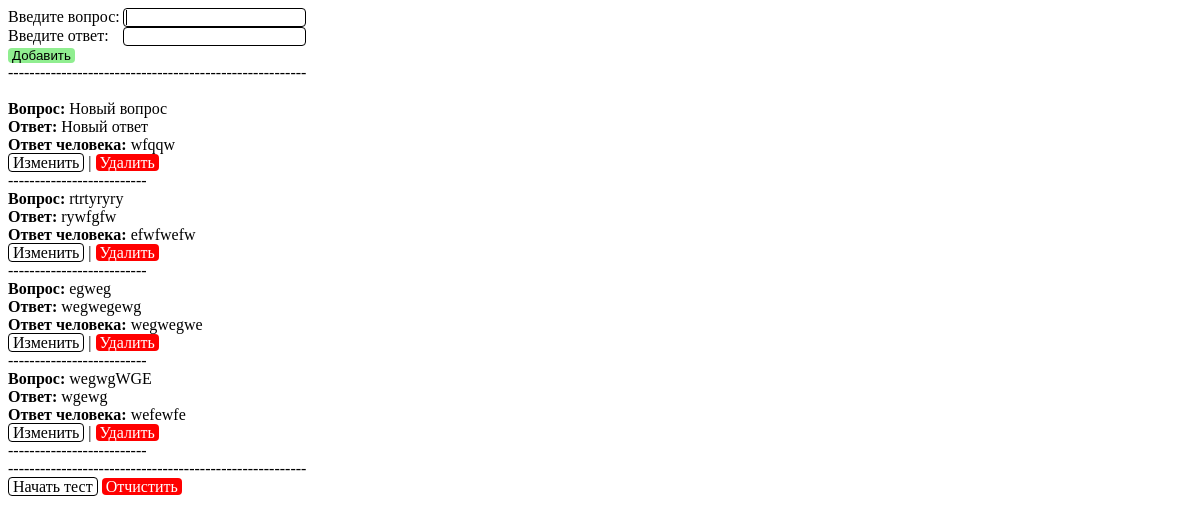
Page /match/ on the earlier database version.
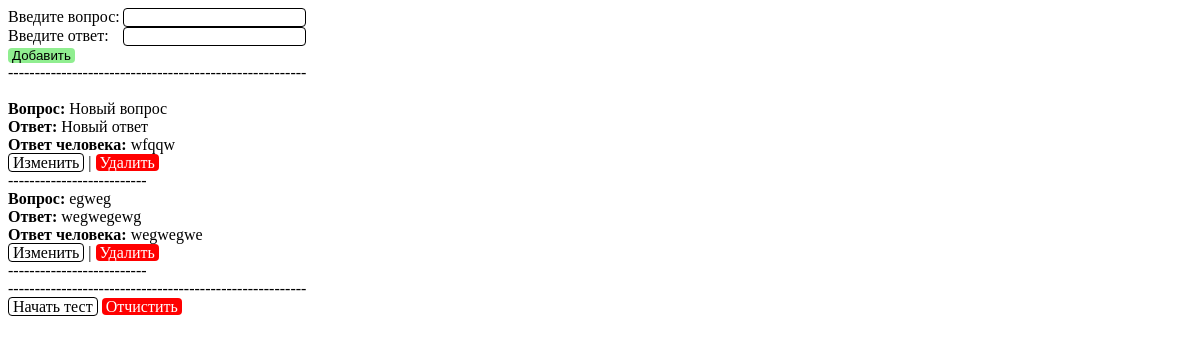
Same page on the later database version.
### qaa/models.py (models this page shows, shortened)
class Question(models.Model):
    question_text = models.CharField(max_length=50)
    question_answer = models.CharField(max_length=50)
    human_answer = models.CharField(max_length=50, default='', blank=True)

### qaa/views.py (the view)
# urls.py: path('', views.IndexView.as_view(), name='index'),
class IndexView(generic.ListView):
    model = Question
    template_name = 'qaa/index.html'
    context_object_name = 'list_of_questions'

### qaa/templates/qaa/index.html (shortened to what this page needs)
{% load static %}
<!DOCTYPE html>
<html>
<head>
    <link rel="stylesheet" type="text/css" href="{% static 'qaa/style.css' %}">
</head>
<body>
    <form action="{% url 'qaa:create' %}" method="POST">
        Введите вопрос:&thinsp;<input type="text" name="question" required autofocus><br>
        Введите ответ:&ensp;&thinsp;&thinsp;<input type="text" name="answer" required><br>
        <input type="submit" class="add_q" value="Добавить">
    </form>
    --------------------------------------------------------<br><br>
    {% if list_of_questions %}
    {% for question in list_of_questions %}
    <b>Вопрос:</b> {{ question.question_text }}<br>
    <b>Ответ:</b> {{ question.question_answer }}<br>
    {% if question.human_answer %}
    <b>Ответ человека:</b> {{ question.human_answer }}<br>
    {% endif %}
    <a href="{% url 'qaa:edit' question.id %}">Изменить</a> | <a href="{% url 'qaa:delete' question.id %}"
        class="delete">Удалить</a><br>
    --------------------------<br>
    {% endfor %}
    --------------------------------------------------------<br>
    <a href="{% url 'qaa:start' %}">Начать тест</a>
    <a href="{% url 'qaa:clear' %}" class="delete">Отчистить</a>
    {% else %}
    Вопросов нет
    {% endif %}
</body>
</html>

Differences in the rows shown:
removed Question: question_text "rtrtyryry", question_answer "rywfgfw", human_answer "efwfwefw"
removed Question: question_text "wegwgWGE", question_answer "wgewg", human_answer "wefewfe"
